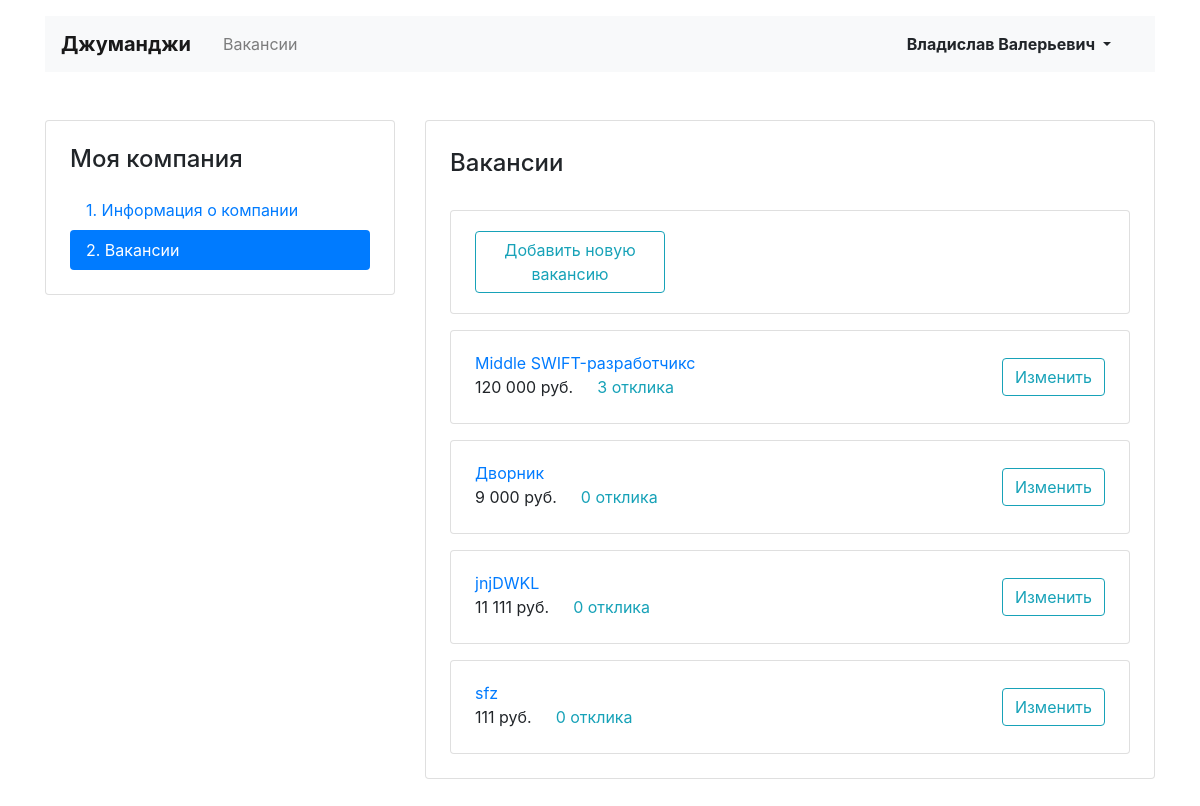
The app's page /mycompany/vacancies/ (signed in) with its own data.
### vacancies/models.py (models this page shows)
class Vacancy(models.Model):
    title = CharField(max_length=64)
    specialty = ForeignKey(Specialty, related_name='vacancies', on_delete=models.CASCADE, null=True)
    company = ForeignKey(Company, related_name='vacancies', on_delete=models.CASCADE, null=True)
    skills = CharField(max_length=128)
    description = TextField()
    salary_min = IntegerField()
    salary_max = IntegerField()
    published_at = DateField(auto_now_add=True)

### vacancies/views/my_vacancies.py (the view)
# urls.py: path('mycompany/vacancies/', MyVacanciesList.as_view(), name='my-vacancies-list'),
class MyVacanciesList(LoginRequiredMixin, View):
    login_url = '/login/'
    def get(self, request, **kwargs):
        if not hasattr(request.user, 'company'):
            return redirect('my-company-start')
        my_vacancies = Vacancy.objects.filter(company=request.user.company)
        context = {
            'head_title': 'Вакансии компании',
            'my_vacancies': my_vacancies,
        }
        return render(request, 'vacancies/vacancy-list.html', context=context)

### vacancies/templates/vacancies/vacancy-list.html
{% extends 'vacancies/base.html' %}
{% load humanize %}
{% block content %}
  <main class="container mt-3 pb-5">
    <div class="row mt-5">
      <div class="col-12 col-lg-4">
        <aside class="pt-3 pb-4 px-4 mb-5 card">
          <h1 class="h4 pt-2 pb-2">Моя компания</h1>
          <div class="nav flex-column nav-pills" id="v-pills-tab" role="tablist" aria-orientation="vertical">
            <a class="nav-link" href="{% url 'my-company-edit' %}">1. Информация о&nbsp;компании</a>
            <a class="nav-link active" href="{% url 'my-vacancies-list' %}">2. Вакансии</a>
          </div>
        </aside>
      </div>
      <div class="col-12 col-lg-8">
        <div class="card">
          <div class="card-body px-4 pb-4">
            <section class="tab-pane fade show active">
              <h2 class="h4 pt-2 pb-3">Вакансии</h2>
              <div class="card mt-3">
                <div class="card-body px-4">
                  <div class="row align-items-center">
                    <div class="col-6 col-lg-4 text-center">
                      <a href="{% url 'my-vacancy-create' %}" class="btn btn-outline-info">Добавить новую вакансию</a>
                    </div>
                  </div>
                </div>
              </div>
              {% for vacancy in my_vacancies %}
              <div class="card mt-3">
                <div class="card-body px-4">
                  <div class="row align-items-center">
                    <div class="col-6 col-lg-8">
                      <a href="{% url 'single-vacancy' vacancy.id %}" class="mb-1">{{ vacancy.title }}</a>
                      <p class="mb-1">
                        <span class="mr-4">{{ vacancy.salary_min|intcomma  }} руб.</span><a href="#" class="text-info">{{ vacancy.applications.count }} отклика</a>
                      </p>
                    </div>
                    <div class="col-6 col-lg-4 text-right">
                      <a href="{% url 'my-vacancy-edit' vacancy.id %}" class="btn btn-outline-info">Изменить</a>
                    </div>
                  </div>
                </div>
              </div>
              {% endfor %}
            </section>
          </div>
        </div>
      </div>
    </div>
  </main>
{% endblock %}

### vacancies/templates/vacancies/base.html (shortened to what this page needs)
<!DOCTYPE html>
<html lang="ru">
<head>
  <link rel="stylesheet" href="https://stackpath.bootstrapcdn.com/bootstrap/4.3.1/css/bootstrap.min.css">
</head>
<body>
  <header class="container mt-3">
    <nav class="navbar navbar-expand-lg navbar-light bg-light">
      <a class="navbar-brand mr-4 font-weight-bold" href="{% url 'main' %}">Джуманджи</a>
      <div class="collapse navbar-collapse justify-content-between" id="navbarNav">
        <ul class="navbar-nav col-10">
          <li class="nav-item">
            <a class="nav-link" href="{% url 'vacancies' %}">Вакансии</a>
          </li>
        </ul>
        <ul class="navbar-nav col-2 justify-content-end">
          <li class="nav-item active">
            {% if user.is_authenticated %}
            <div class="btn-group">
              <button type="button" class="btn dropdown-toggle font-weight-bold" data-toggle="dropdown" aria-haspopup="true" aria-expanded="false">
                {{ user.first_name }} {{ user.last_name }}
              </button>
            </div>
            {% else %}
            <a href="{% url 'login' %}" class="nav-link font-weight-bold">Вход</a>
            {% endif %}
          </li>
        </ul>
      </div>
    </nav>
  </header>
{% block content %}{% endblock %}
</body>
</html>

### records on screen
Vacancy: title "Middle SWIFT-разработчикс", salary_min "120 000", applications.count "3"
Vacancy: title "Дворник", salary_min "9 000", applications.count "0"
Vacancy: title "jnjDWKL", salary_min "11 111", applications.count "0"
Vacancy: title "sfz", salary_min "111", applications.count "0"

### other values on screen
{{ user.first_name }} "Владислав"
{{ user.last_name }} "Валерьевич"
